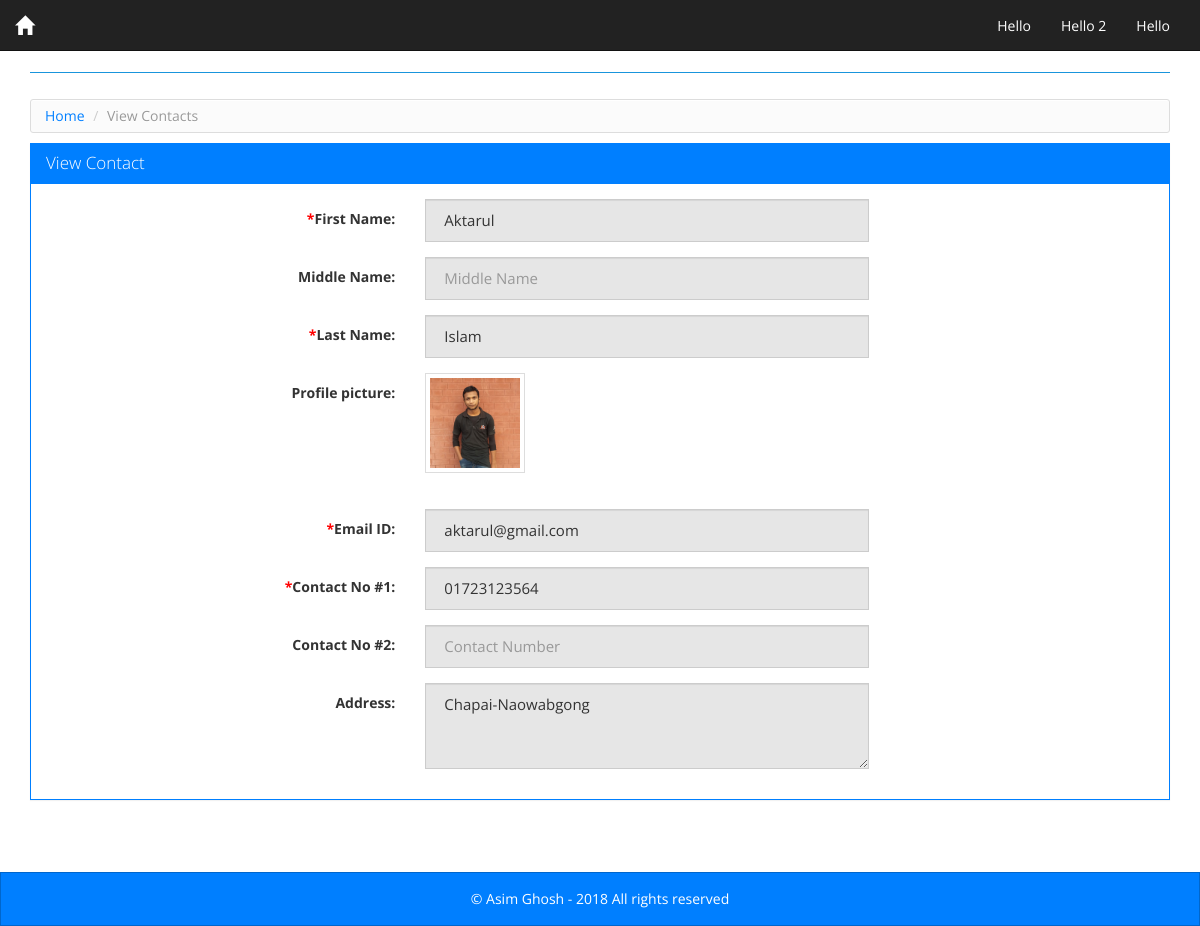
The app's page /view_contacts.php?cid=42 with its own data.
### tables this page shows
CREATE TABLE IF NOT EXISTS `tbl_contacts` (
`contact_id` int(15) NOT NULL,
  `first_name` varchar(255) NOT NULL,
  `middle_name` varchar(255) NOT NULL,
  `last_name` varchar(255) NOT NULL,
  `address` text,
  `contact_no1` varchar(255) NOT NULL,
  `contact_no2` varchar(255) DEFAULT NULL,
  `email_address` varchar(255) NOT NULL,
  `profile_pic` varchar(255) DEFAULT NULL
);

### view_contacts.php (the view)
<?php
require_once './config.php';
include './header.php';
try {
   $sql = "SELECT * FROM tbl_contacts WHERE 1 AND contact_id = :cid";
   $stmt = $DB->prepare($sql);
   $stmt->bindValue(":cid", intval($_GET["cid"]));
   $stmt->execute();
   $results = $stmt->fetchAll();
} catch (Exception $ex) {
  echo $ex->getMessage();
}
?>
<div class="row">
  <ul class="breadcrumb">
      <li><a href="index.php">Home</a></li>
      <li class="active">View Contacts</li>
    </ul>
</div>
  <div class="row">
    <div class="panel panel-primary">
      <div class="panel-heading">
        <h3 class="panel-title">View Contact</h3>
      </div>
      <div class="panel-body">
        <form class="form-horizontal" name="contact_form" id="contact_form" enctype="multipart/form-data" method="post" action="process_form.php">
          <fieldset>
            <div class="form-group">
              <label class="col-lg-4 control-label" for="first_name"><span class="required">*</span>First Name:</label>
              <div class="col-lg-5">
                <input type="text" readonly="" placeholder="First Name" value="<?php echo $results[0]["first_name"] ?>" id="first_name" class="form-control" name="first_name"><span id="first_name_err" class="error"></span>
              </div>
            </div>
            <div class="form-group">
              <label class="col-lg-4 control-label" for="middle_name">Middle Name:</label>
              <div class="col-lg-5">
                <input type="text" readonly="" value="<?php echo $results[0]["middle_name"] ?>" placeholder="Middle Name" id="middle_name" class="form-control" name="middle_name">
              </div>
            </div>
            <div class="form-group">
              <label class="col-lg-4 control-label" for="last_name"><span class="required">*</span>Last Name:</label>
              <div class="col-lg-5">
                <input type="text" readonly="" value="<?php echo $results[0]["last_name"] ?>" placeholder="Last Name" id="last_name" class="form-control" name="last_name"><span id="last_name_err" class="error"></span>
              </div>
            </div>
             <div class="form-group">
              <label class="col-lg-4 control-label" for="profile_pic">Profile picture:</label>
              <div class="col-lg-5">
                <?php $pic = ($results[0]["profile_pic"] <> "" ) ? $results[0]["profile_pic"] : "no_avatar.png" ?>
                <a href="profile_pics/<?php echo $pic ?>" target="_blank"><img src="profile_pics/<?php echo $pic ?>" alt="" width="100" height="100" class="thumbnail" ></a>
              </div>
            </div>
            <div class="form-group">
              <label class="col-lg-4 control-label" for="email_id"><span class="required">*</span>Email ID:</label>
              <div class="col-lg-5">
                <input type="text" readonly="" value="<?php echo $results[0]["email_address"] ?>" placeholder="Email ID" id="email_id" class="form-control" name="email_id"><span id="email_id_err" class="error"></span>
              </div>
            </div>
            <div class="form-group">
              <label class="col-lg-4 control-label" for="contact_no1"><span class="required">*</span>Contact No #1:</label>
              <div class="col-lg-5">
                <input type="text" readonly="" value="<?php echo $results[0]["contact_no1"] ?>" placeholder="Contact Number" id="contact_no1" class="form-control" name="contact_no1"><span id="contact_no1_err" class="error"></span>
              </div>
            </div>
            <div class="form-group">
              <label class="col-lg-4 control-label" for="contact_no2">Contact No #2:</label>
              <div class="col-lg-5">
                <input type="text" readonly="" value="<?php echo $results[0]["contact_no2"] ?>" placeholder="Contact Number" id="contact_no2" class="form-control" name="contact_no2"><span id="contact_no2_err" class="error"></span>
              </div>
            </div>
            <div class="form-group">
              <label class="col-lg-4 control-label" for="address">Address:</label>
              <div class="col-lg-5">
                <textarea id="address" readonly="" name="address" rows="3" class="form-control"><?php echo $results[0]["address"] ?></textarea>
              </div>
            </div>
          </fieldset>
        </form>
      </div>
    </div>
  </div>
<?php
include './footer.php';
?>

### style.css (style rules this page uses)
html, body { height: 100%; }
body { font-size: 14px; line-height: 18px; }
.mainbody .row { margin: 0px; }
.panel-body { width: 100%; margin: 0 auto; }
.breadcrumb { background-color: #FBFBFB; background-image: -moz-linear-gradient(center top , #FFFFFF, #F5F5F5); background-repeat: repeat-x; border: 1px solid #DDDDDD; border-radius: 3px; box-shadow: 0 1px 0 #FFFFFF inset; list-style: none outside none; margin: 5px 0 10px 0; padding: 7px 14px; }
.breadcrumb li { display: inline-block; text-shadow: 0 1px 0 #FFFFFF; }
.required { color: #f00; }

### records on screen
tbl_contacts: first_name "Aktarul", last_name "Islam", profile_pic (picture), email_id "aktarul@gmail.com", contact_no1 "01723123564", address "Chapai-Naowabgong"
